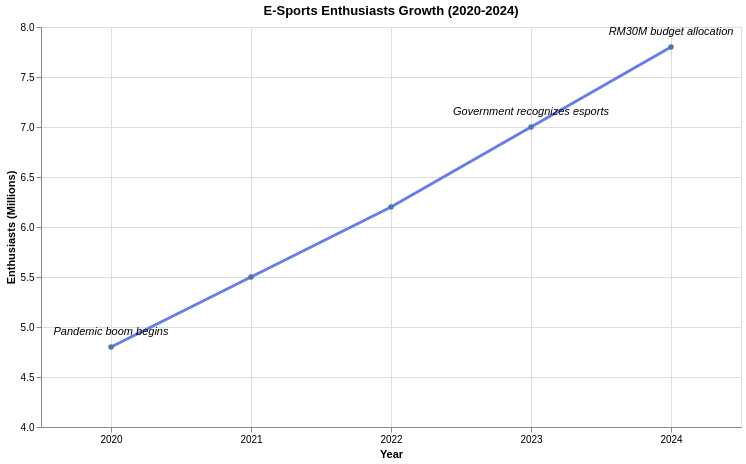

Write a Vega-Lite specification for this figure.
### Vega-Lite specification from a JSON file in a GitHub repository (floating-point values rounded to 4 significant figures)
{"$schema": "https://vega.github.io/schema/vega-lite/v5.json", "title": "E-Sports Enthusiasts Growth (2020-2024)", "width": 700, "height": 400, "data": {"values": [{"year": 2020, "enthusiasts": 4.8, "milestone": "Pandemic boom begins"}, {"year": 2021, "enthusiasts": 5.5, "milestone": ""}, {"year": 2022, "enthusiasts": 6.2, "milestone": ""}, {"year": 2023, "enthusiasts": 7.0, "milestone": "Government recognizes esports"}, {"year": 2024, "enthusiasts": 7.8, "milestone": "RM30M budget allocation"}]}, "layer": [{"mark": {"type": "line", "point": true, "color": "#667eea", "size": 80, "strokeWidth": 3}, "encoding": {"x": {"field": "year", "type": "quantitative", "title": "Year", "scale": {"domain": [2020.0, 2024.0]}, "axis": {"format": "d"}}, "y": {"field": "enthusiasts", "type": "quantitative", "title": "Enthusiasts (Millions)", "scale": {"domain": [4, 8]}}, "tooltip": [{"field": "year", "type": "quantitative", "title": "Year"}, {"field": "enthusiasts", "type": "quantitative", "title": "Enthusiasts (Millions)", "format": ".1f"}, {"field": "milestone", "type": "nominal", "title": "Milestone"}]}}, {"mark": {"type": "text", "align": "center", "baseline": "bottom", "dy": -10, "fontSize": 11, "fontStyle": "italic"}, "encoding": {"x": {"field": "year", "type": "quantitative"}, "y": {"field": "enthusiasts", "type": "quantitative"}, "text": {"field": "milestone", "type": "nominal"}, "opacity": {"condition": {"test": "datum.milestone !== ''", "value": 1}, "value": 0}}}]}
